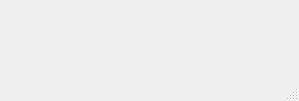
<?xml version="1.0" encoding="UTF-8"?>
<ui version="4.0">
 <class>MainWindow</class>
 <widget class="QMainWindow" name="MainWindow">
  <property name="geometry">
   <rect>
    <x>0</x>
    <y>0</y>
    <width>299</width>
    <height>101</height>
   </rect>
  </property>
  <property name="sizePolicy">
   <sizepolicy hsizetype="Fixed" vsizetype="Fixed">
    <horstretch>0</horstretch>
    <verstretch>0</verstretch>
   </sizepolicy>
  </property>
  <property name="minimumSize">
   <size>
    <width>299</width>
    <height>101</height>
   </size>
  </property>
  <property name="maximumSize">
   <size>
    <width>299</width>
    <height>101</height>
   </size>
  </property>
  <property name="windowTitle">
   <string>ADB GUI</string>
  </property>
  <property name="windowIcon">
   <iconset resource="icon.qrc">
    <normaloff>:/menu/icons/Main.png</normaloff>:/menu/icons/Main.png</iconset>
  </property>
  <widget class="QWidget" name="centralwidget">
   <layout class="QHBoxLayout" name="horizontalLayout_3">
    <item>
     <layout class="QVBoxLayout" name="verticalLayout_2">
      <item>
       <layout class="QHBoxLayout" name="horizontalLayout">
        <item>
         <widget class="QPushButton" name="Install">
          <property name="text">
           <string/>
          </property>
          <property name="icon">
           <iconset resource="icon.qrc">
            <normaloff>:/menu/icons/Main.png</normaloff>:/menu/icons/Main.png</iconset>
          </property>
          <property name="iconSize">
           <size>
            <width>30</width>
            <height>30</height>
           </size>
          </property>
          <property name="flat">
           <bool>true</bool>
          </property>
         </widget>
        </item>
        <item>
         <widget class="QPushButton" name="Uninstall">
          <property name="text">
           <string/>
          </property>
          <property name="icon">
           <iconset resource="icon.qrc">
            <normaloff>:/menu/icons/1494232917_icon-trash-b.png</normaloff>:/menu/icons/1494232917_icon-trash-b.png</iconset>
          </property>
          <property name="iconSize">
           <size>
            <width>30</width>
            <height>30</height>
           </size>
          </property>
          <property name="flat">
           <bool>true</bool>
          </property>
         </widget>
        </item>
        <item>
         <widget class="QPushButton" name="captureImage">
          <property name="text">
           <string/>
          </property>
          <property name="icon">
           <iconset resource="icon.qrc">
            <normaloff>:/menu/icons/Capture_image.png</normaloff>:/menu/icons/Capture_image.png</iconset>
          </property>
          <property name="iconSize">
           <size>
            <width>30</width>
            <height>30</height>
           </size>
          </property>
          <property name="flat">
           <bool>true</bool>
          </property>
         </widget>
        </item>
        <item>
         <widget class="QPushButton" name="captureVideo">
          <property name="text">
           <string/>
          </property>
          <property name="icon">
           <iconset resource="icon.qrc">
            <normaloff>:/menu/icons/Capture_video.png</normaloff>:/menu/icons/Capture_video.png</iconset>
          </property>
          <property name="iconSize">
           <size>
            <width>25</width>
            <height>25</height>
           </size>
          </property>
          <property name="flat">
           <bool>true</bool>
          </property>
         </widget>
        </item>
        <item>
         <widget class="QPushButton" name="ConnectedDevices">
          <property name="text">
           <string/>
          </property>
          <property name="icon">
           <iconset resource="icon.qrc">
            <normaloff>:/menu/icons/Folder.png</normaloff>:/menu/icons/Folder.png</iconset>
          </property>
          <property name="iconSize">
           <size>
            <width>30</width>
            <height>30</height>
           </size>
          </property>
          <property name="flat">
           <bool>true</bool>
          </property>
         </widget>
        </item>
        <item>
         <widget class="QPushButton" name="option">
          <property name="text">
           <string/>
          </property>
          <property name="icon">
           <iconset resource="icon.qrc">
            <normaloff>:/menu/icons/Option.png</normaloff>:/menu/icons/Option.png</iconset>
          </property>
          <property name="iconSize">
           <size>
            <width>30</width>
            <height>30</height>
           </size>
          </property>
          <property name="flat">
           <bool>true</bool>
          </property>
         </widget>
        </item>
       </layout>
      </item>
     </layout>
    </item>
   </layout>
  </widget>
  <widget class="QStatusBar" name="statusbar"/>
 </widget>
 <resources>
  <include location="icon.qrc"/>
 </resources>
 <connections/>
</ui>
